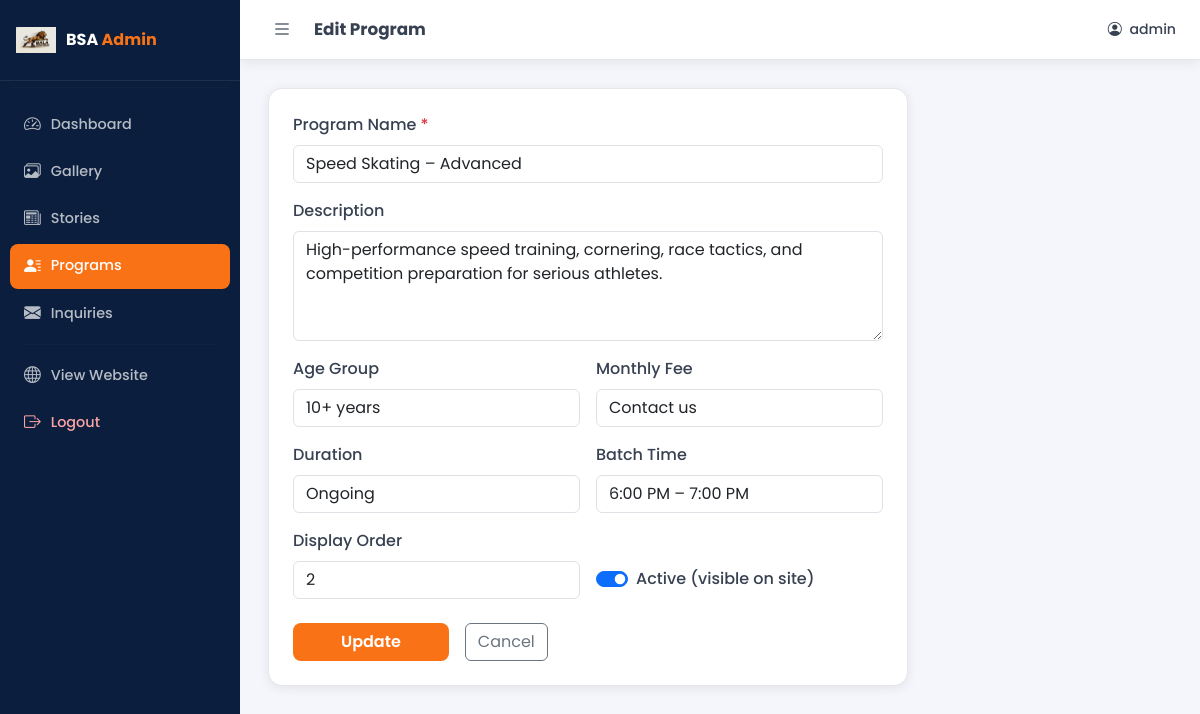
/admin/programs/edit/2 (signed in), run on the app's committed database.
### models.py (models this page shows, shortened)
class Admin(UserMixin, db.Model):
    __tablename__ = 'admins'
    id = db.Column(db.Integer, primary_key=True)
    username = db.Column(db.String(80), unique=True, nullable=False)
    password_hash = db.Column(db.String(256), nullable=False)

class Program(db.Model):
    __tablename__ = 'programs'
    id = db.Column(db.Integer, primary_key=True)
    name = db.Column(db.String(128), nullable=False)
    description = db.Column(db.Text, default='')
    age_group = db.Column(db.String(64), default='')
    fee = db.Column(db.String(64), default='')
    duration = db.Column(db.String(64), default='')
    batch_time = db.Column(db.String(128), default='4:00 PM – 7:00 PM')
    is_active = db.Column(db.Boolean, default=True)
    display_order = db.Column(db.Integer, default=0)

### app.py (the view, shortened to what this page needs)
@app.route('/admin/programs/edit/<int:program_id>', methods=['GET', 'POST'])
@login_required
def admin_program_edit(program_id):
    program = Program.query.get_or_404(program_id)
    return render_template('admin/program_form.html', program=program)

### app.py (called while the page is built)
@login_manager.user_loader
def load_user(user_id):
    return Admin.query.get(int(user_id))

@app.context_processor
def inject_site():
    return dict(
        site_name='Bala Skating Academy',
        site_phone='+91 91592 17517',
        site_address='Satellite City, Bypass Road, Kappalur, Tamil Nadu 625008',
        site_timings='Monday – Sunday: 5:30 PM – 7:00 PM',
        site_whatsapp='919159217517',
        now=datetime.utcnow(),
        unread_count=Inquiry.query.filter_by(is_read=False).count() if app.config.get('SQLALCHEMY_DATABASE_URI') else 0
    )

### templates/admin/program_form.html (shortened to what this page needs)
{% extends "admin/base_admin.html" %}
{% block page_title %}{% if program %}Edit Program{% else %}New Program{% endif %}{% endblock %}
{% block content %}
<div class="admin-card" style="max-width:640px;">
  <form method="POST"
        action="{{ url_for('admin_program_edit', program_id=program.id) if program else url_for('admin_program_new') }}">
    <div class="mb-3">
      <label class="form-label fw-medium">Program Name <span class="text-danger">*</span></label>
      <input type="text" name="name" class="form-control" value="{{ program.name if program else '' }}" required />
    </div>
    <div class="mb-3">
      <label class="form-label fw-medium">Description</label>
      <textarea name="description" class="form-control" rows="4">{{ program.description if program else '' }}</textarea>
    </div>
    <div class="row g-3">
      <div class="col-md-6">
        <label class="form-label fw-medium">Age Group</label>
        <input type="text" name="age_group" class="form-control"
               value="{{ program.age_group if program else '' }}" placeholder="e.g. 5 – 10 years" />
      </div>
      <div class="col-md-6">
        <label class="form-label fw-medium">Monthly Fee</label>
        <input type="text" name="fee" class="form-control"
               value="{{ program.fee if program else '' }}" placeholder="e.g. ₹500 / month" />
      </div>
      <div class="col-md-6">
        <label class="form-label fw-medium">Duration</label>
        <input type="text" name="duration" class="form-control"
               value="{{ program.duration if program else '' }}" placeholder="e.g. 3 months" />
      </div>
      <div class="col-md-6">
        <label class="form-label fw-medium">Batch Time</label>
        <input type="text" name="batch_time" class="form-control"
               value="{{ program.batch_time if program else '5:30 PM – 7:00 PM' }}" />
      </div>
      <div class="col-md-6">
        <label class="form-label fw-medium">Display Order</label>
        <input type="number" name="display_order" class="form-control"
               value="{{ program.display_order if program else 0 }}" min="0" />
      </div>
      <div class="col-md-6 d-flex align-items-end">
        <div class="form-check form-switch mb-2">
          <input class="form-check-input" type="checkbox" name="is_active" id="isActive"
                 {% if not program or program.is_active %}checked{% endif %} />
          <label class="form-check-label fw-medium" for="isActive">Active (visible on site)</label>
        </div>
      </div>
    </div>
    <div class="d-flex gap-3 mt-4">
      <button type="submit" class="btn btn-accent px-5">
        {% if program %}Update{% else %}Add Program{% endif %}
      </button>
      <a href="{{ url_for('admin_programs') }}" class="btn btn-outline-secondary">Cancel</a>
    </div>
  </form>
</div>
{% endblock %}

### templates/admin/base_admin.html (shortened to what this page needs)
<!DOCTYPE html>
<html lang="en">
<head>
  <link rel="stylesheet" href="https://cdn.jsdelivr.net/npm/bootstrap@5.3.3/dist/css/bootstrap.min.css" />
  <link rel="stylesheet" href="https://cdn.jsdelivr.net/npm/bootstrap-icons@1.11.3/font/bootstrap-icons.min.css" />
  <link rel="stylesheet" href="{{ url_for('static', filename='css/admin.css') }}" />
</head>
<body class="admin-body">
<aside class="admin-sidebar" id="adminSidebar">
  <div class="sidebar-brand">
    <img src="{{ url_for('static', filename='images/logo.png') }}" alt="BSA" class="sidebar-logo" />
    <span class="sidebar-brand-text">BSA <span class="text-accent">Admin</span></span>
  </div>
  <hr class="sidebar-divider" />
  <nav class="sidebar-nav">
    <a href="{{ url_for('admin_dashboard') }}" class="sidebar-link {% if request.endpoint == 'admin_dashboard' %}active{% endif %}">
      <i class="bi bi-speedometer2"></i> Dashboard
    </a>
    <a href="{{ url_for('admin_gallery') }}" class="sidebar-link {% if request.endpoint == 'admin_gallery' %}active{% endif %}">
      <i class="bi bi-images"></i> Gallery
    </a>
    <a href="{{ url_for('admin_stories') }}" class="sidebar-link {% if 'story' in request.endpoint %}active{% endif %}">
      <i class="bi bi-newspaper"></i> Stories
    </a>
    <a href="{{ url_for('admin_programs') }}" class="sidebar-link {% if 'program' in request.endpoint %}active{% endif %}">
      <i class="bi bi-person-lines-fill"></i> Programs
    </a>
    <a href="{{ url_for('admin_inquiries') }}" class="sidebar-link {% if request.endpoint == 'admin_inquiries' %}active{% endif %}">
      <i class="bi bi-envelope-fill"></i> Inquiries
    </a>
    <hr class="sidebar-divider" />
    <a href="{{ url_for('index') }}" class="sidebar-link" target="_blank">
      <i class="bi bi-globe"></i> View Website
    </a>
    <a href="{{ url_for('admin_logout') }}" class="sidebar-link text-danger">
      <i class="bi bi-box-arrow-right"></i> Logout
    </a>
  </nav>
</aside>
<div class="admin-main" id="adminMain">
  <header class="admin-topbar">
    <button class="btn btn-sm sidebar-toggle" id="sidebarToggle">
      <i class="bi bi-list fs-5"></i>
    </button>
    <div class="topbar-title">{% block page_title %}Dashboard{% endblock %}</div>
    <div class="topbar-user ms-auto">
      <i class="bi bi-person-circle me-1"></i>
      <span>{{ current_user.username }}</span>
    </div>
  </header>
  <div class="admin-content">
    {% block content %}{% endblock %}
  </div>
</div>
</body>
</html>

### static/css/admin.css (style rules this page uses)
:root { --primary: #0d3b8e; --accent: #f97316; --sidebar-bg: #0b1e3d; --sidebar-width: 240px; --topbar-height: 60px; --white: #ffffff; --light-bg: #f4f6fb; --border: #e5e7eb; --text: #374151; --shadow: 0 2px 12px rgba(0,0,0,0.08); }
* { box-sizing: border-box; margin: 0; padding: 0; }
body { font-family: 'Poppins', sans-serif; color: var(--text); }
.admin-body { background: var(--light-bg); display: flex; min-height: 100vh; }
.admin-sidebar { width: var(--sidebar-width); background: var(--sidebar-bg); min-height: 100vh; position: fixed; top: 0; left: 0; z-index: 200; display: flex; flex-direction: column; transition: width 0.3s ease; overflow: hidden; }
.sidebar-brand { padding: 20px 16px; display: flex; align-items: center; gap: 10px; border-bottom: 1px solid rgba(255,255,255,0.08); }
.sidebar-logo { width: 40px; height: 40px; object-fit: contain; flex-shrink: 0; }
.sidebar-brand-text { font-weight: 700; font-size: 1rem; color: #fff; white-space: nowrap; }
.sidebar-brand-text .text-accent { color: var(--accent); }
.sidebar-divider { border-color: rgba(255,255,255,0.08); margin: 6px 12px; }
.sidebar-nav { padding: 8px 10px; flex: 1; display: flex; flex-direction: column; gap: 2px; }
.sidebar-link { display: flex; align-items: center; gap: 10px; padding: 10px 14px; border-radius: 8px; color: rgba(255,255,255,0.7); text-decoration: none; font-size: 0.9rem; font-weight: 500; white-space: nowrap; transition: all 0.2s ease; position: relative; }
.sidebar-link i { font-size: 1.05rem; flex-shrink: 0; }
.sidebar-link.active { background: var(--accent); color: #fff !important; }
.sidebar-link.text-danger { color: #fca5a5 !important; }
.admin-main { margin-left: var(--sidebar-width); flex: 1; display: flex; flex-direction: column; min-height: 100vh; transition: margin-left 0.3s ease; }
.admin-topbar { height: var(--topbar-height); background: var(--white); border-bottom: 1px solid var(--border); display: flex; align-items: center; padding: 0 24px; gap: 14px; position: sticky; top: 0; z-index: 100; box-shadow: var(--shadow); }
.topbar-title { font-weight: 700; font-size: 1.05rem; color: var(--text); }
.topbar-user { font-size: 0.88rem; color: var(--text); font-weight: 500; }
.sidebar-toggle { border: none; background: transparent; color: var(--text); cursor: pointer; padding: 4px 8px; border-radius: 6px; }
.admin-content { padding: 28px 28px; flex: 1; }
.admin-card { background: var(--white); border-radius: 14px; padding: 24px; box-shadow: var(--shadow); border: 1px solid var(--border); }
.btn-accent { background: var(--accent); color: #fff; border: none; font-weight: 600; border-radius: 8px; transition: all 0.2s; }
.text-accent { color: var(--accent) !important; }

### data on the page
Admin: username "admin"
Program: name "Speed Skating – Advanced", description "High-performance speed training, cornering, race tactics, and competition preparation for serious athletes.", age_group "10+ years", fee "Contact us", duration "Ongoing", batch_time "6:00 PM – 7:00 PM", display_order "2", is_active "☑"
